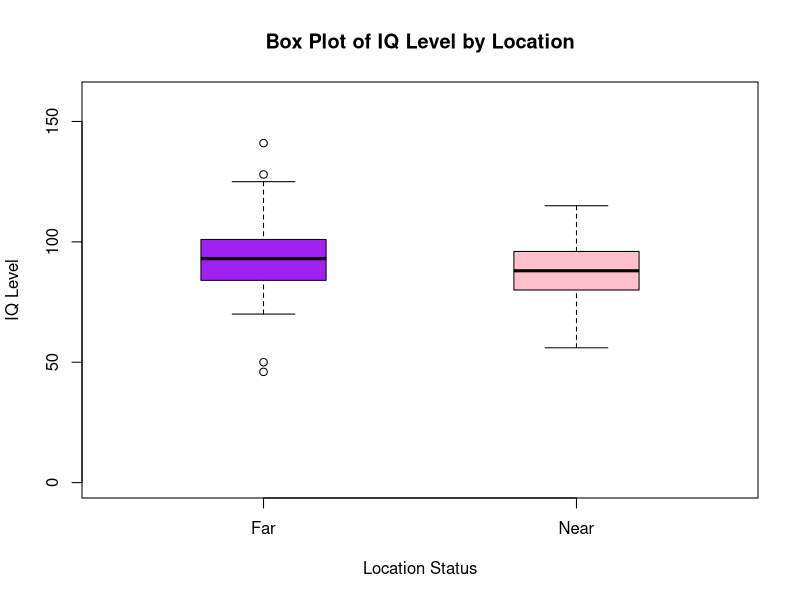

Write the R code that produced this figure.
## ---- chunk 1
knitr::opts_chunk$set(echo = TRUE)
## ---- chunk 2
#read in data
lead_dat <- read.csv("DataRaw/lead-iq-01.csv")
#Create boxplot
boxplot(IQ ~ Smelter, data = lead_dat,
        xlab = "Location Status", ylab = "IQ Level",
        main = "Box Plot of IQ Level by Location",
        col = c("Purple", "Pink"), 
        names = c("Far", "Near"), 
        outline = TRUE,
        boxwex = 0.4,  # Adjust box width
        at = c(1, 2),   # Set positions for "Far" and "Near"
        ylim = c(0, 160))
## ---- chunk 3
library(knitr)

# Calculate statistics for the 'Far' and 'Near' smelter groups
mean_far <- round(mean(lead_dat$IQ[lead_dat$Smelter == "Far"]),2)
mean_near <- round(mean(lead_dat$IQ[lead_dat$Smelter == "Near"]),2)
sd_far <- round(sd(lead_dat$IQ[lead_dat$Smelter == "Far"]),2)
sd_near <- round(sd(lead_dat$IQ[lead_dat$Smelter == "Near"]),2)
sample_size_far <- round(sum(lead_dat$Smelter == "Far"),2)
sample_size_near <- round(sum(lead_dat$Smelter == "Near"),2)

# Create a data frame for the statistics
tab <- data.frame(
  Smelter = c("Far", "Near"),
  SampleSize = c(sample_size_far, sample_size_near),
   Mean = c(mean_far, mean_near),
   SD = c(sd_far, sd_near)
)

#Create table

kable(tab, align ='lcrr', format = 'simple', col.names = c("Smelter","Sample Size", "Mean IQ", "Standard Deviation"),caption ="Summary Statistics by Smelter Location Status")
## ---- chunk 4
#The box plot and summary statistics table above shows children living far from the lead smelter had higher IQ levels. The boxplot shows that the far group had higher median IQ levels. The table shows that the far group has a mean IQ of 106.12 and the near group has a mean IQ of 89.19.
## ---- chunk 5

